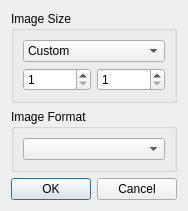
<?xml version="1.0" encoding="UTF-8"?>
<ui version="4.0">
 <class>NewImageFileDialog</class>
 <widget class="QDialog" name="NewImageFileDialog">
  <property name="geometry">
   <rect>
    <x>0</x>
    <y>0</y>
    <width>174</width>
    <height>187</height>
   </rect>
  </property>
  <property name="windowTitle">
   <string>New Image</string>
  </property>
  <layout class="QVBoxLayout" name="verticalLayout">
   <item>
    <widget class="QGroupBox" name="groupBox">
     <property name="title">
      <string>Image Size</string>
     </property>
     <layout class="QVBoxLayout" name="verticalLayout_2">
      <item>
       <widget class="QComboBox" name="preset_comboBox">
        <item>
         <property name="text">
          <string>Custom</string>
         </property>
        </item>
       </widget>
      </item>
      <item>
       <layout class="QHBoxLayout" name="horizontalLayout">
        <item>
         <widget class="QSpinBox" name="width_spinBox">
          <property name="minimum">
           <number>1</number>
          </property>
          <property name="maximum">
           <number>9999</number>
          </property>
         </widget>
        </item>
        <item>
         <widget class="QSpinBox" name="height_spinBox">
          <property name="minimum">
           <number>1</number>
          </property>
          <property name="maximum">
           <number>9999</number>
          </property>
         </widget>
        </item>
       </layout>
      </item>
     </layout>
    </widget>
   </item>
   <item>
    <widget class="QGroupBox" name="groupBox_2">
     <property name="title">
      <string>Image Format</string>
     </property>
     <layout class="QVBoxLayout" name="verticalLayout_3">
      <item>
       <widget class="QComboBox" name="format_comboBox"/>
      </item>
     </layout>
    </widget>
   </item>
   <item>
    <widget class="QDialogButtonBox" name="buttonBox">
     <property name="orientation">
      <enum>Qt::Horizontal</enum>
     </property>
     <property name="standardButtons">
      <set>QDialogButtonBox::Cancel|QDialogButtonBox::Ok</set>
     </property>
     <property name="centerButtons">
      <bool>true</bool>
     </property>
    </widget>
   </item>
  </layout>
 </widget>
 <resources/>
 <connections>
  <connection>
   <sender>buttonBox</sender>
   <signal>accepted()</signal>
   <receiver>NewImageFileDialog</receiver>
   <slot>accept()</slot>
   <hints>
    <hint type="sourcelabel">
     <x>248</x>
     <y>254</y>
    </hint>
    <hint type="destinationlabel">
     <x>157</x>
     <y>274</y>
    </hint>
   </hints>
  </connection>
  <connection>
   <sender>buttonBox</sender>
   <signal>rejected()</signal>
   <receiver>NewImageFileDialog</receiver>
   <slot>reject()</slot>
   <hints>
    <hint type="sourcelabel">
     <x>316</x>
     <y>260</y>
    </hint>
    <hint type="destinationlabel">
     <x>286</x>
     <y>274</y>
    </hint>
   </hints>
  </connection>
 </connections>
</ui>
